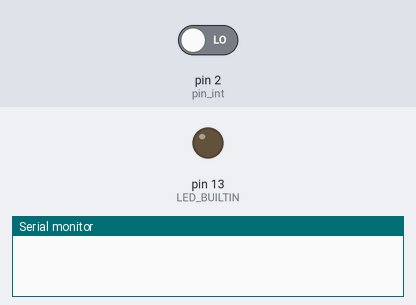
The sketch below on a simulated Arduino Uno, built with avr-gcc and run on an emulated ATmega328P. Parts: output pins drawn as LEDs (lit = HIGH), the last lines printed to the serial monitor. The test bench sets the inputs (shaded band); at power-on: pin 2 (pin_int) LOW. Pins used as bus, display or sensor lines are not drawn.

Above: at 1.2 s.
1.3 s: pin 2 (pin_int) driven HIGH
At 2.5 s:
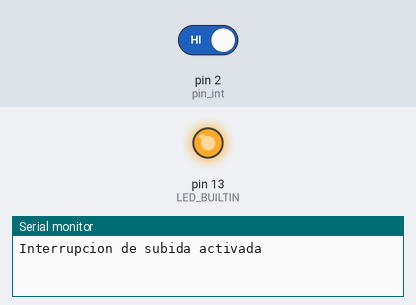
Timing chart, 0 to 6.5 s (numbered marks = the images above; inputs shaded):
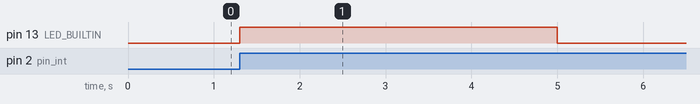

The sketch:

aday_interrupt.ino.ino
```cpp
#define pin_int 2
#define pin_sig 9


void setup() {
  // put your setup code here, to run once:
  Serial.begin(9600);
  pinMode(pin_sig, OUTPUT);
  pinMode(LED_BUILTIN, OUTPUT);
  attachInterrupt(digitalPinToInterrupt(pin_int), subida, RISING);
}

void loop() {
  // put your main code here, to run repeatedly:
  digitalWrite(pin_sig, HIGH);
  digitalWrite(pin_sig, LOW);
  delay(5000);
  digitalWrite(LED_BUILTIN, LOW);
  delay(1000);
}

void subida(){
  Serial.println("Interrupcion de subida activada");
  digitalWrite(LED_BUILTIN, HIGH);
  }
```

Measured:
- after the input at 1.3 s, pin 13 (LED_BUILTIN): LOW → HIGH at once, → LOW 3.7 s later
